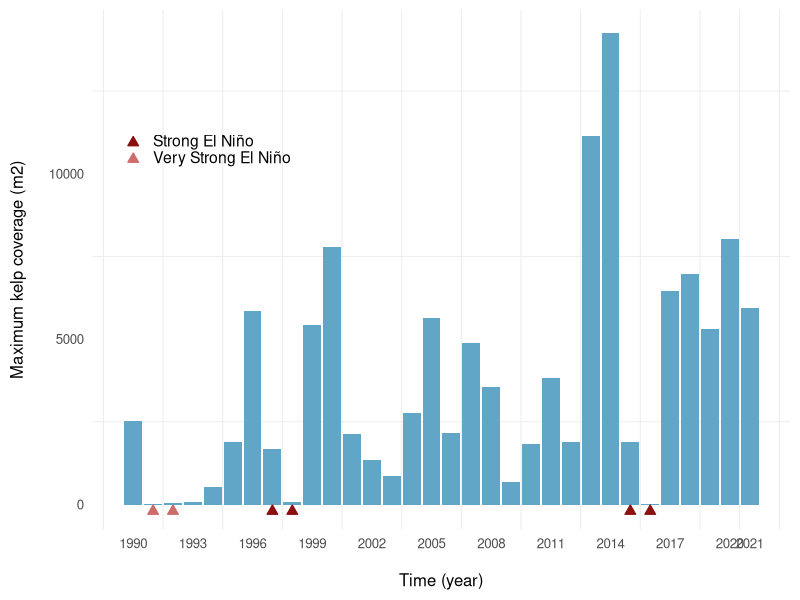

The R source for this figure:
## --------------------------------------------------
## --------------------------------------------------
##
## biodiversityDS.
## https://github.com/jorgeassis
##
## --------------------------------------------------
## --------------------------------------------------

# Projections and mapped projections

library(ggplot2)

data <- read.csv("Data/Dataset1.csv")

mainTheme <- theme(panel.grid.major = element_blank() ,
                   text = element_text(size=12) ,
                   axis.title.y = element_text(margin = margin(t = 0, r = 16, b = 0, l = 0)) ,
                   axis.title.x = element_text(margin = margin(t = 16, r = 0, b = 0, l = 0)) )


plot1 <- ggplot(data, aes(x=Time, y=Value)) + 
  scale_x_continuous("Time (year)", labels = as.character(c(seq(1990,2021,by=3),2021)), breaks = c(seq(1990,2021,by=3),2021)) +
  geom_bar(stat = "identity", fill="#61A5C7") + theme_minimal(base_size = 14) + mainTheme + 
  ylab("Maximum kelp coverage (m2)") +
  annotate("segment", x = 1991, y = -40, xend = 1991, yend = -20,color="#CE6B6B",arrow = arrow(type = "closed", length = unit(0.02, "npc"))) +
  annotate("segment", x = 1992, y = -40, xend = 1992, yend = -20,color="#CE6B6B",arrow = arrow(type = "closed", length = unit(0.02, "npc"))) +
  annotate("segment", x = 1997, y = -40, xend = 1997, yend = -20,color="#8B1010",arrow = arrow(type = "closed", length = unit(0.02, "npc"))) +
  annotate("segment", x = 1998, y = -40, xend = 1998, yend = -20,color="#8B1010",arrow = arrow(type = "closed", length = unit(0.02, "npc"))) +
  annotate("segment", x = 2015, y = -40, xend = 2015, yend = -20,color="#8B1010",arrow = arrow(type = "closed", length = unit(0.02, "npc"))) +
  annotate("segment", x = 2016, y = -40, xend = 2016, yend = -20,color="#8B1010",arrow = arrow(type = "closed", length = unit(0.02, "npc"))) +
  
  annotate("segment", x = 1990, y = 11100, xend = 1990, yend = 11120,color="#8B1010",arrow = arrow(type = "closed", length = unit(0.02, "npc"))) +
  annotate("segment", x = 1990, y = 10600, xend = 1990, yend = 10620,color="#CE6B6B",arrow = arrow(type = "closed", length = unit(0.02, "npc"))) + 
  
  geom_text(data=data.frame(x = c(1991,1991),y = c(10500,11000),label = c("Very Strong El Niño", "Strong El Niño")), aes( x=x, y=y, label=label) , color="black", size=4 , angle=0 , hjust = 0)

plot1



